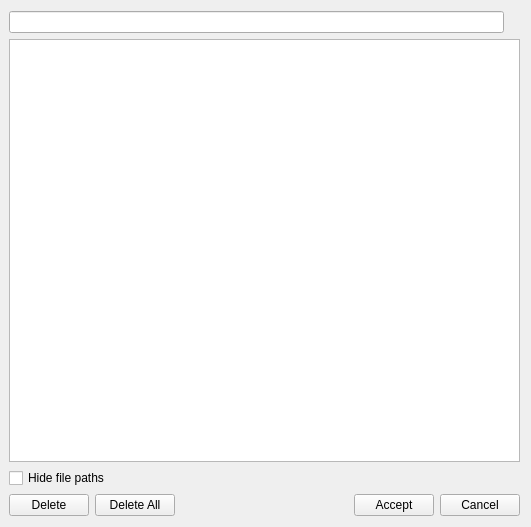
<?xml version="1.0" encoding="UTF-8"?>
<ui version="4.0">
 <class>Form</class>
 <widget class="QWidget" name="Form">
  <property name="windowModality">
   <enum>Qt::NonModal</enum>
  </property>
  <property name="geometry">
   <rect>
    <x>0</x>
    <y>0</y>
    <width>531</width>
    <height>527</height>
   </rect>
  </property>
  <property name="windowTitle">
   <string>Form</string>
  </property>
  <layout class="QVBoxLayout" name="verticalLayout">
   <property name="leftMargin">
    <number>9</number>
   </property>
   <item>
    <layout class="QHBoxLayout" name="horizontalLayout_2">
     <property name="leftMargin">
      <number>0</number>
     </property>
     <property name="rightMargin">
      <number>3</number>
     </property>
     <item>
      <widget class="QLineEdit" name="searchEdit"/>
     </item>
     <item>
      <widget class="QLabel" name="iconLabel">
       <property name="text">
        <string/>
       </property>
      </widget>
     </item>
    </layout>
   </item>
   <item>
    <widget class="QListWidget" name="filelistWidget"/>
   </item>
   <item>
    <layout class="QHBoxLayout" name="horizontalLayout_3">
     <property name="leftMargin">
      <number>0</number>
     </property>
     <item>
      <widget class="QCheckBox" name="showNamesCheck">
       <property name="text">
        <string>Hide file paths</string>
       </property>
      </widget>
     </item>
    </layout>
   </item>
   <item>
    <layout class="QHBoxLayout" name="horizontalLayout">
     <item>
      <widget class="QPushButton" name="deleteButton">
       <property name="text">
        <string>Delete</string>
       </property>
      </widget>
     </item>
     <item>
      <widget class="QPushButton" name="deleteallButton">
       <property name="text">
        <string>Delete All</string>
       </property>
      </widget>
     </item>
     <item>
      <spacer name="horizontalSpacer">
       <property name="orientation">
        <enum>Qt::Horizontal</enum>
       </property>
       <property name="sizeHint" stdset="0">
        <size>
         <width>40</width>
         <height>20</height>
        </size>
       </property>
      </spacer>
     </item>
     <item>
      <widget class="QPushButton" name="acceptButton">
       <property name="text">
        <string>Accept</string>
       </property>
      </widget>
     </item>
     <item>
      <widget class="QPushButton" name="cancelButton">
       <property name="text">
        <string>Cancel</string>
       </property>
      </widget>
     </item>
    </layout>
   </item>
  </layout>
 </widget>
 <resources/>
 <connections/>
</ui>
